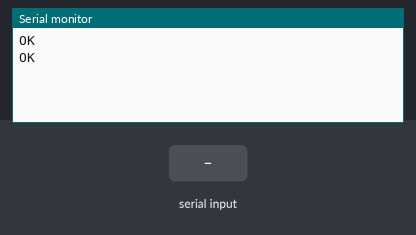
Recording of a sketch running on a simulated Arduino Uno, built with avr-gcc and run on an emulated ATmega328P. On the bench: the last lines printed to the serial monitor. The test bench sets the inputs (shaded band). The modem accepts every AT command (registered, SIM ready, sends succeed) and sends nothing else.

Above: at 1.3 s.
1.4 s: "1" received over the second serial link
At 3.0 s:
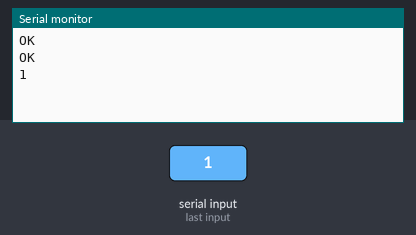
3.8 s: "0" received over the second serial link
At 6.0 s:
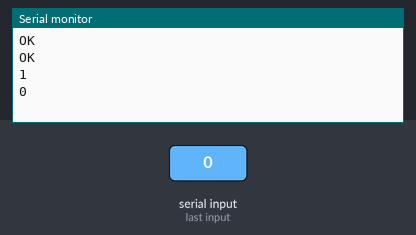

Measured:
- after the input at 1.4 s, the serial monitor: prints a new line after 1.0 s (image 1)
- after the input at 3.8 s, the serial monitor: prints a new line after 1.0 s (image 2)

The sketch:

at_test.ino
```cpp
#include <SoftwareSerial.h>

SoftwareSerial ReyaxLoRa(3, 2); //--> RX, TX

void setup() {
  // put your setup code here, to run once:

  // set the data rate for the HardwareSerial port
  Serial.begin(9600);

  // set the data rate for the SoftwareSerial port
  ReyaxLoRa.begin(9600);
  //ReyaxLoRa.begin(115200); //--> 115200 is the Reyax RYLR896 890 LoRa default baud rate

  delay(100);

  ReyaxLoRa.print("AT\r\n");
  delay(20);
  //ReyaxLoRa.print("AT+RESET\r\n"); // Sending command to lora module Nothing appears on the serial monitor
  //delay(20);
  //ReyaxLoRa.print("AT+IPR=9600\r\n");
  //delay(20);
  ReyaxLoRa.print("AT+IPR?\r\n");
  // Serial.print("AT\r\n");
}

void loop() {
  // put your main code here, to run repeatedly:
  if (ReyaxLoRa.available()) Serial.println(ReyaxLoRa.readString());
  if (Serial.available()) ReyaxLoRa.print(Serial.readString());
}
```
